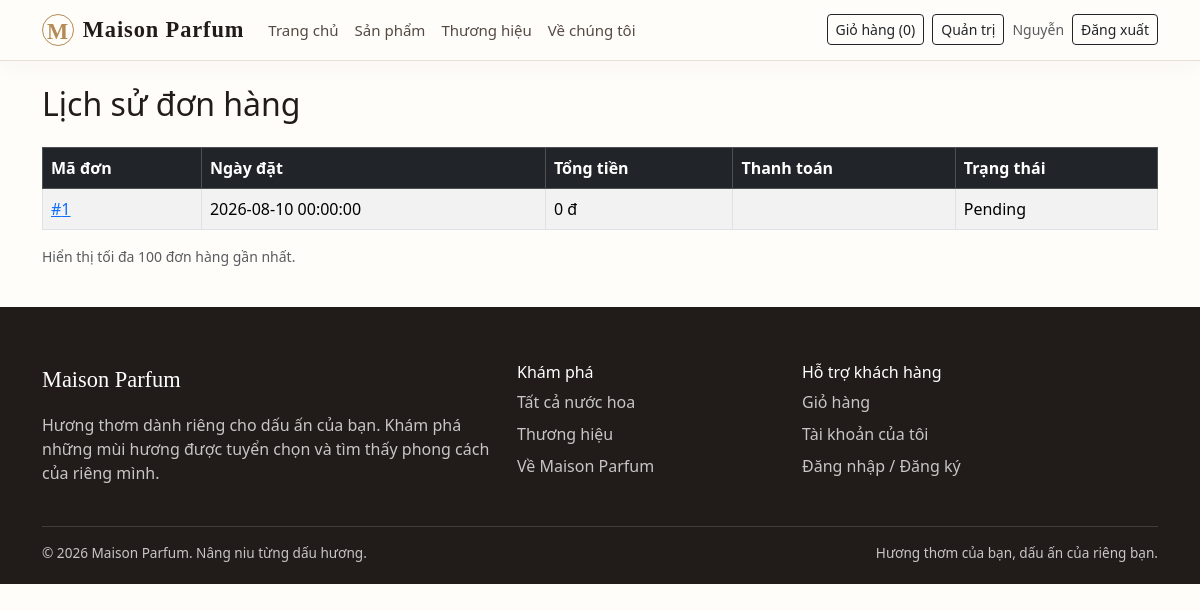
Page /my-orders.php (signed in) on the committed database.
### tables this page shows
CREATE TABLE orders (
    OrderID INT AUTO_INCREMENT PRIMARY KEY,
    OrderDate DATETIME NOT NULL DEFAULT CURRENT_TIMESTAMP,
    RequiredDate DATE NULL,
    ShippedDate DATETIME NULL,
    TotalAmount DECIMAL(12,2) NOT NULL DEFAULT 0,
    Status VARCHAR(30) NOT NULL DEFAULT 'Pending',
    ReceiverName VARCHAR(100),
    ShipAddress VARCHAR(255),
    ShipCity VARCHAR(100),
    ShipPhone VARCHAR(20),
    Freight DECIMAL(12,2) NOT NULL DEFAULT 0,
    PaymentMethod VARCHAR(50),
    CustomerID INT NOT NULL,
    EmployeeID INT NULL,
    ShipperID INT NULL,

    CONSTRAINT chk_orders_total CHECK (TotalAmount >= 0),
    CONSTRAINT chk_orders_freight CHECK (Freight >= 0),
    CONSTRAINT fk_orders_customer
        FOREIGN KEY (CustomerID) REFERENCES customers(CustomerID),
    CONSTRAINT fk_orders_employee
        FOREIGN KEY (EmployeeID) REFERENCES employees(EmployeeID),
    CONSTRAINT fk_orders_shipper
        FOREIGN KEY (ShipperID) REFERENCES shippers(ShipperID)
);

### public/my-orders.php (the view, shortened to what this page needs)
<?php
require_once '/var/www/src/config/database.php';
$customerID = (int) ($_SESSION['customer_id'] ?? 0);
$stmt = $conn->prepare("
    SELECT OrderID, OrderDate, TotalAmount, Status, PaymentMethod
    FROM orders
    WHERE CustomerID = ?
    ORDER BY OrderDate DESC, OrderID DESC
    LIMIT 100
");
$stmt->bind_param('i', $customerID);
$stmt->execute();
$orders = $stmt->get_result();
require_once '/var/www/src/includes/frontend/header.php';
require_once '/var/www/src/includes/frontend/navbar.php';
?>
<main class="container py-4">
    <h1 class="h2 mb-4">Lịch sử đơn hàng</h1>
    <div class="table-responsive">
        <table class="table table-bordered table-striped align-middle">
            <thead class="table-dark">
                <tr><th>Mã đơn</th><th>Ngày đặt</th><th>Tổng tiền</th><th>Thanh toán</th><th>Trạng thái</th></tr>
            </thead>
            <tbody>
                <?php if ($orders->num_rows > 0): ?>
                    <?php while ($order = $orders->fetch_assoc()): ?>
                        <tr>
                            <td>
                                <a href="/order-success.php?id=<?= (int) $order['OrderID'] ?>">
                                    #<?= (int) $order['OrderID'] ?>
                                </a>
                            </td>
                            <td><?= htmlspecialchars($order['OrderDate']) ?></td>
                            <td><?= number_format((float) $order['TotalAmount'], 0, ',', '.') ?> đ</td>
                            <td><?= htmlspecialchars($order['PaymentMethod'] ?? '') ?></td>
                            <td><?= htmlspecialchars($order['Status']) ?></td>
                        </tr>
                    <?php endwhile; ?>
                <?php else: ?>
                    <tr><td colspan="5" class="text-center text-muted">Bạn chưa có đơn hàng.</td></tr>
                <?php endif; ?>
            </tbody>
        </table>
    </div>
    <p class="small text-muted">Hiển thị tối đa 100 đơn hàng gần nhất.</p>
</main>
<?php
require_once '/var/www/src/includes/frontend/footer.php';
?>

### public/storefront.css (style rules this page uses)
:root { --perfume-ink: #211b19; --perfume-muted: #766b64; --perfume-cream: #f7f3ed; --perfume-rose: #ead9cf; --perfume-gold: #b48b55; --perfume-line: #e8dfd7; }
body { color: var(--perfume-ink); background: #fffdfa; font-family: "Segoe UI", Arial, sans-serif; }

### rows in the picture
orders: OrderID "1", OrderDate "2026-08-10 00:00:00", TotalAmount "0", Status "Pending"

### other values in the picture
$cartCount "0"
$customerName "Nguyễn"
